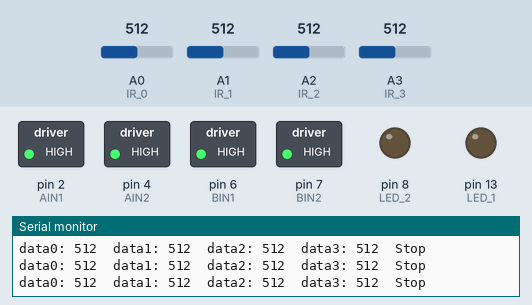
The sketch below on a simulated Arduino Uno, built with avr-gcc and run on an emulated ATmega328P. On the bench: switched loads named in the sketch (green lamp = pin HIGH), output pins drawn as LEDs (lit = HIGH), the last lines printed to the serial monitor. The test bench sets the inputs (shaded band); at power-on: A0 (IR_0) = 512, A3 (IR_3) = 512, A1 (IR_1) = 512, A2 (IR_2) = 512.

Above: at 1.2 s.
1.3 s: A0 (IR_0) set to 27
4.3 s: A0 (IR_0) set to 23
At 4.8 s:
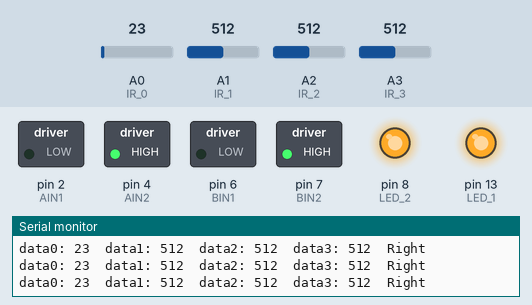
5.8 s: A3 (IR_3) set to 15
At 6.8 s:
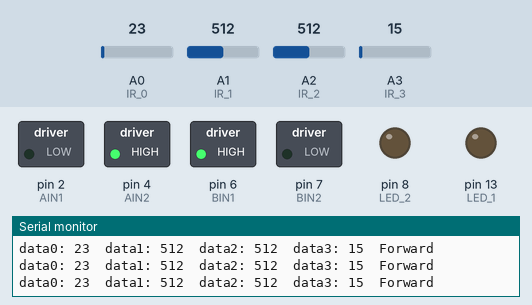
7.3 s: A0 (IR_0) set to 30
At 8.0 s:
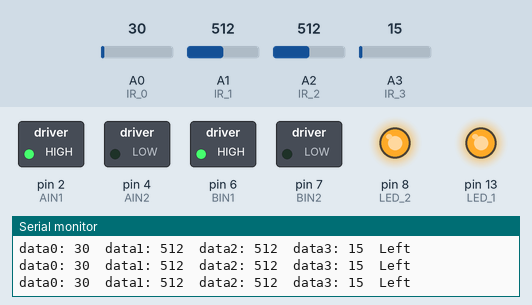
8.8 s: A1 (IR_1) set to 110
11.8 s: A1 (IR_1) set to 95
Timing chart, 0 to 14.8 s (numbered marks = the images above; inputs shaded):
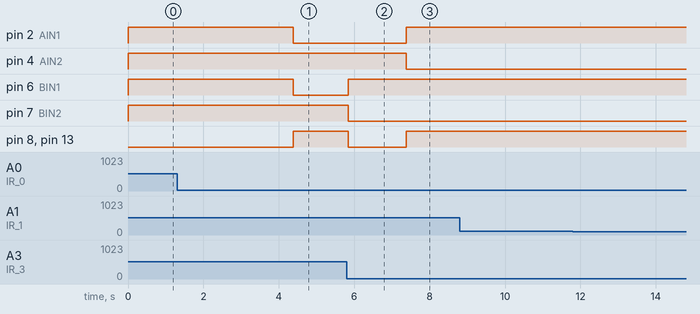

The sketch:

line_follower.ino
```cpp
// motor driver pin defination:

#define AIN1 2

#define AIN2 4

#define BIN1 6

#define BIN2 7


// led pins:

#define LED_1 13

#define LED_2 8


// sensor pins:

#define IR_0 A0

#define IR_1 A1

#define IR_2 A2

#define IR_3 A3


// defines variables

int data_0;

int data_1;

int data_2;

int data_3;

const int thres = 25;

bool go_forward, go_right, go_left ;


void setup() {

  pinMode(AIN1, OUTPUT);

  pinMode(BIN1, OUTPUT);

  pinMode(AIN2, OUTPUT);

  pinMode(BIN2, OUTPUT);


  pinMode(LED_1, OUTPUT);

  pinMode(LED_2, OUTPUT);


  // Sensor pins:


  Serial.begin(9600); // Starts the serial communication

}

void loop() {

  //sensors left to right:

  data_0 = analogRead(IR_0);

  data_1 = analogRead(IR_1);

  data_2 = analogRead(IR_2);

  data_3 = analogRead(IR_3);

  Serial.print("data0: ");
  Serial.print(data_0);
  Serial.print("\tdata1: ");
  Serial.print(data_1);
  Serial.print("\tdata2: ");
  Serial.print(data_2);
  Serial.print("\tdata3: ");
  Serial.print(data_3);

  /* motor rotation logic
   *
   * Forward
   * --> 0 1 1 0
   * --> 0 1 0 0
   * --> 0 0 1 0
   * --> 0 0 0 0
   *
   * Right
   * --> 0 0 0 1
   * --> 0 0 1 1
   * --> 0 1 1 1
   *
   * Left
   * --> 1 0 0 0
   * --> 1 1 0 0
   * --> 1 1 1 0
   *
   * Stop
   * --> Other else
   *
   */

  go_forward = (data_0 < thres && (data_1 > thres || data_2 > thres) && data_3 < thres) || (data_0 < thres && data_1 < thres && data_2 < thres && data_3 < thres);

  go_right = (data_0 < thres && data_1 < thres && data_2 > thres && data_3 > thres) || (data_0 < thres && data_1 < thres && data_2 < thres && data_3 > thres) || (data_0 < thres && data_1 > thres && data_2 > thres && data_3 > thres);

  go_left = (data_0 > thres && data_1 > thres && data_2 < thres && data_3 < thres) || (data_0 > thres && data_1 < thres && data_2 < thres && data_3 < thres) || (data_0 > thres && data_1 > thres && data_2 > thres && data_3 < thres);

  if (go_forward)
  {

    forward();

    Serial.println("\tForward");

  }

  else if (go_right)
  {

    right();

    Serial.println("\tRight");

  }

  else if (go_left)
  {

    left();

    Serial.println("\tLeft");

  }

  // else if ( data_0 > thres && data_1 > thres && data_2 > thres && data_3 > thres )
  else
  {

    short_brake();

    Serial.println("\tStop");

  }

}


void forward() {

  digitalWrite(LED_1, LOW);

  digitalWrite(LED_2, LOW);

  digitalWrite(AIN1, LOW);

  digitalWrite(AIN2, HIGH);

  digitalWrite(BIN1, HIGH);

  digitalWrite(BIN2, LOW);

}

void backward() {

  digitalWrite(LED_1, LOW);

  digitalWrite(LED_2, LOW);

  digitalWrite(AIN1, HIGH);

  digitalWrite(AIN2, LOW);

  digitalWrite(BIN1, LOW);

  digitalWrite(BIN2, HIGH);

}

void short_brake() {

  digitalWrite(LED_1, LOW);

  digitalWrite(LED_2, LOW);

  digitalWrite(AIN1, HIGH);

  digitalWrite(AIN2, HIGH);

  digitalWrite(BIN1, HIGH);

  digitalWrite(BIN2, HIGH);

}

void left() {

  digitalWrite(LED_1, HIGH);   // turn the LED on (HIGH is the voltage level)

  digitalWrite(LED_2, HIGH);

  digitalWrite(AIN1, HIGH);

  digitalWrite(AIN2, LOW);

  digitalWrite(BIN1, HIGH);

  digitalWrite(BIN2, LOW);

}


void right() {

  digitalWrite(LED_1, HIGH);   // turn the LED on (HIGH is the voltage level)

  digitalWrite(LED_2, HIGH);

  digitalWrite(AIN1, LOW);

  digitalWrite(AIN2, HIGH);

  digitalWrite(BIN1, LOW);

  digitalWrite(BIN2, HIGH);

}
```

Measured:
- the behaviour switches between 25 and 24 on A0 (IR_0) (found by bisection; images 0 and 1)
- after the input at 4.3 s, pin 2 (AIN1), pin 6 (BIN1): HIGH → LOW after 0.09 s; pin 8 (LED_2), pin 13 (LED_1): LOW → HIGH after 0.09 s
- after the input at 5.8 s, pin 6 (BIN1): LOW → HIGH at once; pin 7 (BIN2), pin 8 (LED_2), pin 13 (LED_1): HIGH → LOW at once
- after the input at 7.3 s, pin 2 (AIN1), pin 8 (LED_2), pin 13 (LED_1): LOW → HIGH after 0.08 s; pin 4 (AIN2): HIGH → LOW after 0.08 s
